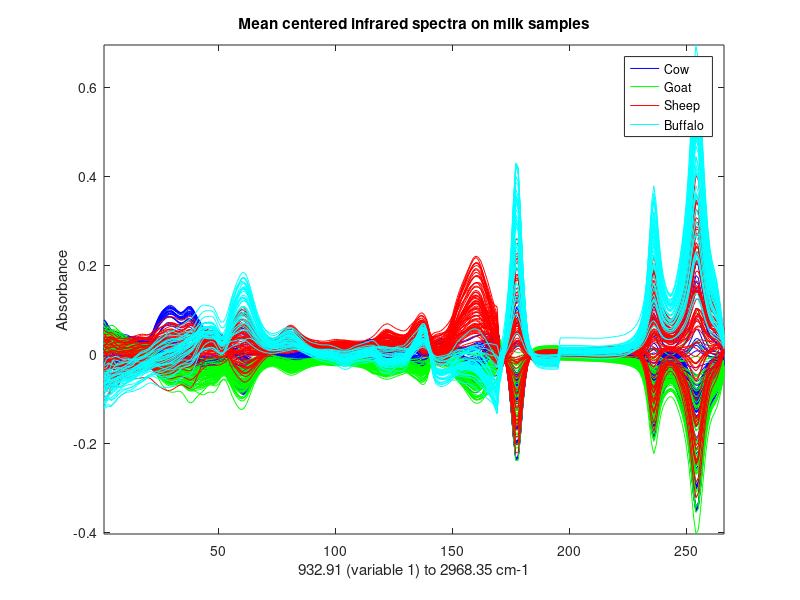

The MATLAB source for this figure: (Note: this script raises an error after producing the figure.)
echo off
close all
clc
disp(' ')
disp('  This is a short demo of interval ECVA on spectroscopic data')
disp(' ')
disp('  We want to make an interval ECVA model of mid infrared data on 273 milk samples from four different animal groups')
disp('  The four groups are cow, goat, sheep and buffalo (data are provided by FOSS, www.foss.dk)')
disp(' ')
disp('  The spectroscopic range measured is from 932.91 (variable 1) to 2968.35 cm-1')
disp('  Due to intense water absorption the bands from 1580.55-1715.48 cm-1 and 1811.85-2698.50 cm-1 are removed')
disp(' ')
disp('  Load the data and plot the mean centered data')
disp(' ')
disp('  Press any key to continue')
disp(' ')
pause
load DemoInfraredMilk
Xmncn = (X - ones(size(X,1),1)*mean(X)); % Mean center the data
figure(1)
% h=plot(wavenumber,Xmncn(1:100,:),'b',wavenumber,Xmncn(101:161,:),'g',wavenumber,Xmncn(162:233,:),'r',wavenumber,Xmncn(234:273,:),'c');
h=plot(1:266,Xmncn(1:100,:),'b',1:266,Xmncn(101:161,:),'g',1:266,Xmncn(162:233,:),'r',1:266,Xmncn(234:273,:),'c');
axis tight
title('Mean centered infrared spectra on milk samples')
xlabel('932.91 (variable 1) to 2968.35 cm-1')
ylabel('Absorbance')
legend(h([1 101 162 234]),'Cow    ','Goat   ','Sheep  ','Buffalo');
clear Xmncn
disp(' ')
disp('  Some spectal ranges seem relevant for discrimination but no range is capable of completely')
disp('  separation as judged from the inspection') 
disp(' ')
disp('  An interval ECVA model on the data with 12 intervals and a maximum of 15 PLS components in each is calculated')
disp('  using segmented systematic cross validation with ten segments')
disp(' ')
disp('  Use  iECVAm=ecva(''iecva'',X,classmarker,no_of_comp,prepro_method,intervals,xaxislabels,val_method,segments,prior,plots,minusglobal);')
disp(' ')
disp('  Press any key to continue')
disp(' ')
pause
close
pause
echo on
iECVAm=ecva('iecva',X,classmarker,15,'none',12,wavenumber,'syst123',10);
echo off
disp(' ')
disp('  It is observed that interval 7 and 8 have 0 misclassifications while the global models has one error')
disp('  (it should be noted that if you use 17 PLS components in the global model the number of misclassifications is zero)')
disp(' ')
disp('  We would now like to see the same plot with variable number instead of interval numbers')
disp(' ')
disp('  Press any key to continue')
disp(' ')
pause
echo on
ecva('iplot',iECVAm,'varlabel');
echo off
disp(' ')
disp('  Finally we will inspect the canonical variates plots for each interval; 1:Cow, 2:Goat, 3:Sheep, 4:Buffalo')
disp('  Please note that you can move legends that overlap the data points by just dragging them away from the plot')
disp(' ')
disp('  Press any key to continue')
disp(' ')
pause
echo on
ecva('icanonvar',iECVAm,1,2,[]);
echo off
disp(' ')
disp('  END OF DEMO')
